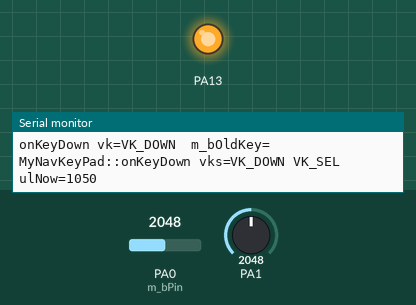
The sketch below on a simulated STM32 Blue Pill. Parts: output pins drawn as LEDs (lit = HIGH), the last lines printed to the serial monitor. Inputs (shaded band) come from the test bench; at power-on: PA0 (m_bPin) = 2048, PA1 = 2048.

Above: at 2.2 s.
2.3 s: PA0 (m_bPin) set to 3342
5.3 s: PA0 (m_bPin) set to 3444
6.8 s: PA1 set to 3014
8.3 s: PA1 set to 3073
At 9.5 s:
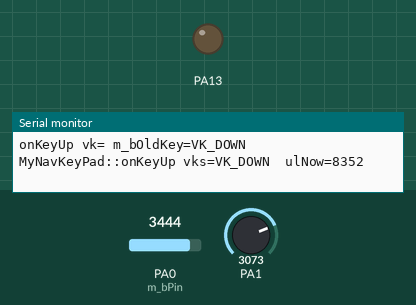
9.8 s: PA0 (m_bPin) set to 2866
At 10.6 s:
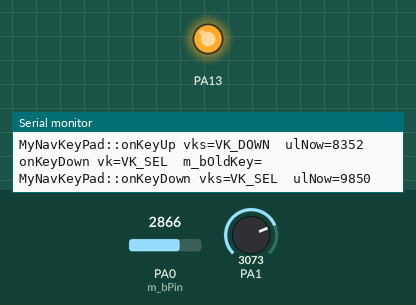
Timing chart, 0 to 12.3 s (numbered marks = the images above; inputs shaded):
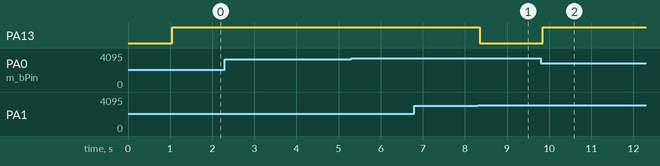

Measured:
- the behaviour switches between 3043 and 3044 on PA1 (found by bisection; images 0 and 1)
- after the input at 8.3 s, PA13: HIGH → LOW after 0.05 s
- after the input at 9.8 s, PA13: LOW → HIGH after 0.05 s

The sketch:

AnalogMicroNavigator.ino
```cpp
#include <Arduino.h>
#include "Trace.h"
//#include "AnalogNavigationKeypad.h"
#include "AnalogMicroNavigator.h"

/** Keypad connected to these analog pins */
const uint8_t bKeypadPin1 =
  A0; // for Arduino/Teensy
  //PA0;   // for MapleMini
const uint8_t bKeypadPin2 =
  A1;  // for Arduino/Teensy
  //PA1;   // for MapleMini


/**
 * A BuiltIn LED
 */

class Led
{
  /** the overheating led pin - use a built-in one */
  uint8_t m_pinLed;
  int8_t m_ons = 0;

public:
  Led(uint8_t pinLed) : m_pinLed(pinLed)
  {
    pinMode(m_pinLed, OUTPUT);
  }

  void turnOn()
  {
    m_ons++;
    if(m_ons > 0) digitalWrite(m_pinLed, HIGH);
  }
  void turnOff()
  {
    m_ons--;
    if(m_ons <= 0) digitalWrite(m_pinLed, LOW);
  }

};

/** built-in Arduino led is on pin 13 */
Led g_leg(13);


class MyNavKeyPad: public /*AnalogNavigationKeypad*/ AnalogMicroNavigator
{
public:
  /** this test if for a keyboard connected to A0 and A1 */
  MyNavKeyPad() : /* AnalogNavigationKeypad(A1, A2) */ AnalogMicroNavigator(bKeypadPin1, bKeypadPin2)
  {

  }
  bool onUserInActivity(unsigned long ulNow);
  bool onKeyAutoRepeat(uint8_t vks);
  bool onKeyDown(uint8_t vks);
  bool onLongKeyDown(uint8_t vks);
  bool onKeyUp(uint8_t vks);
};

static unsigned long g_ulNow;

bool MyNavKeyPad::onUserInActivity(unsigned long ulNow)
{
  DEBUG_PRINT("MyNavKeyPad::onUserInActivity ulNow="); DEBUG_PRINTDEC(g_ulNow); DEBUG_PRINTLN("");
  return false;
}

bool MyNavKeyPad::onKeyAutoRepeat(uint8_t vks)
{
  DEBUG_PRINT("MyNavKeyPad::onKeyAutoRepeat vks="); DEBUG_PRINT(getKeyNames(vks)); DEBUG_PRINT(" ulNow="); DEBUG_PRINTDEC(g_ulNow); DEBUG_PRINTLN("");
  return false;
}

bool MyNavKeyPad::onKeyDown(uint8_t vks)
{
  DEBUG_PRINT("MyNavKeyPad::onKeyDown vks="); DEBUG_PRINT(getKeyNames(vks)); DEBUG_PRINT(" ulNow="); DEBUG_PRINTDEC(g_ulNow); DEBUG_PRINTLN("");
  g_leg.turnOn();
  return false;
}

bool MyNavKeyPad::onLongKeyDown(uint8_t vks)
{
  DEBUG_PRINT("MyNavKeyPad::onLongKeyDown vks="); DEBUG_PRINT(getKeyNames(vks)); DEBUG_PRINT(" ulNow="); DEBUG_PRINTDEC(g_ulNow); DEBUG_PRINTLN("");
  return false;
}

bool MyNavKeyPad::onKeyUp(uint8_t vks)
{
  DEBUG_PRINT("MyNavKeyPad::onKeyUp vks="); DEBUG_PRINT(getKeyNames(vks)); DEBUG_PRINT(" ulNow="); DEBUG_PRINTDEC(g_ulNow); DEBUG_PRINTLN("");
  g_leg.turnOff();
  return false;
}


MyNavKeyPad g_kp;

void setup()
{
  Serial.begin(115200);

  delay(1000);
  //while(!Serial)  ; // wait for serial port to connect. Needed for Leonardo only
  DEBUG_PRINTLN("AnalogNavigationKeypad test!");

  //g_kp.setup();

}

void loop()
{
  //unsigned long ulNow = millis();
  g_kp.getAndDispatchKey(g_ulNow = millis());

}
```

AnalogMicroNavigator.cpp
```cpp
#define NODEBUG 1
#include <Arduino.h>
#include "AnalogMicroNavigator.h"
#include "Trace.h"

static const char *getKeyNames(uint8_t vks)
{
  static char buf[40];
  buf[0] = '\0';
  if(vks & VK_UP)
    strcat(buf, "VK_UP ");
  if(vks & VK_DOWN)
    strcat(buf, "VK_DOWN ");
  if(vks & VK_LEFT)
    strcat(buf, "VK_LEFT ");
  if(vks & VK_RIGHT)
    strcat(buf, "VK_RIGHT ");
  if(vks & VK_SEL)
    strcat(buf, "VK_SEL ");
  if(vks & VK_SOFTA)
    strcat(buf, "VK_SOFTA ");
  if(vks & VK_SOFTB)
    strcat(buf, "VK_SOFTB ");
  return buf;
}


/**
 *  KeypadChannel class implementation
 */

/**
 * get one of VK_xxx
 * Values are 0, 512
 */
uint8_t KeypadChannel::getKey2(int16_t iReading)
{
  // 1st option for speed reasons since it will be the most likely result
  if(iReading > 760) { // 512 + 512/2
    //DEBUG_PRINTLN("Keypad::getKey2() => VK_NONE");
    return VK_NONE;
  }
  if(iReading < 256) { // 512/2
    //DEBUG_PRINTLN("Keypad::getKey2() => m_vk[0]");
    return m_vk[0];
  }
  //DEBUG_PRINTLN("Keypad::getKey2() => m_vk[1]");
  return m_vk[1];
}

/**
 * get one of VK_xxx
 * Values are 0, 341, 682
 * e.g. VK_UP, VK_DOWN, VK_SOFTB
 */
uint8_t KeypadChannel::getKey3(int16_t iReading)
{
  //DEBUG_PRINT("KeypadChannel::getKey3, iReading=0x"); DEBUG_PRINTHEX(iReading);
  // 1st option for speed reasons since it will be the most likely result
  if(iReading > 852) { // 682 + 341/2
    //DEBUG_PRINTLN(" => VK_NONE");
    return VK_NONE;
  }
  if(iReading < 170) { // 341/2
    //DEBUG_PRINTLN(" => m_vk[0]"); // 1
    return m_vk[0];
  }
  if(iReading < 511) { // 341 + 341/2
    //DEBUG_PRINTLN(" => m_vk[1]"); // 355
    return m_vk[1];
  }
  //DEBUG_PRINTLN(" => m_vk[2]"); // 680
  return m_vk[2];
}
/**
 *  get one of VK_xxx
 *  e.g. VK_RIGHT, VK_LEFT, VK_SEL, VK_SOFTA
 */
uint8_t KeypadChannel::getKey4(int16_t iReading)
{
  //DEBUG_PRINT("KeypadChannel::getKey4, iReading=0x"); DEBUG_PRINTHEX(iReading);
  // 1st option for speed reasons since it will be the most likely result
  if(iReading > 950) {
    //DEBUG_PRINTLN(" => VK_NONE");
    return VK_NONE;
  }
  if(iReading < 76) {
    //DEBUG_PRINTLN(" => m_vk[0]"); // 0
    return m_vk[0];
  }
  if(iReading < 352) { // (223+481)/2 = 352
    //DEBUG_PRINTLN(" => m_vk[1]"); // 223
    return m_vk[1];
  }
  if(iReading < 618) { // (481+755)/2 = 618
    //DEBUG_PRINTLN(" => m_vk[2]"); // 481
    return m_vk[2];
  }
  //DEBUG_PRINTLN(" => m_vk[3]"); // 755
  return m_vk[3];
}

/**
 * get one of VK_xxx
 */
uint8_t KeypadChannel::getKey()
{
  //analogRead(m_bPin);                     // switch the channel to m_bPin and hold for 104µs
  int adc_key_in = analogRead(m_bPin);    // read the value from the sensor
#ifdef STM32_MCU_SERIES
  adc_key_in = adc_key_in >> 2;           // STM32 has unconditional 12 bit resolution
#endif
  // 1st option for speed reasons since it will be the most likely result
  if(adc_key_in > 950) {
    //DEBUG_PRINTLN("Keypad::getKey() => VK_NONE");
    return VK_NONE;
  }
  //DEBUG_PRINT("analogRead(m_bPin="); DEBUG_PRINTDEC(m_bPin); DEBUG_PRINT(") =>"); DEBUG_PRINTDEC(adc_key_in); DEBUG_PRINTLN("");
  switch(m_uKeys)
  {
    case 2:
      return getKey2(adc_key_in);
    case 3:
      return getKey3(adc_key_in);
    case 4:
      return getKey4(adc_key_in);
    default:
      DEBUG_PRINTLN("KeypadChannel::getKey() wrong m_uKeys");
  }
  return VK_NONE;
}

bool KeypadChannel::getAndDispatchKey(unsigned long ulNow, AnalogMicroNavigator *p, uint8_t uKeyOtherChannel)
{
  // get out if we are bouncing!
  if(ulNow < m_ulBounceSubsided)
    return false;

  bool bRes = false;
  uint8_t vk = getKey();
  if(vk == m_bOldKey)
  {
    if(vk == VK_NONE)
    {
      if(!p->isUserLongInactive(ulNow))
        return false;
      bRes = p->onUserInActivity(ulNow);
      p->onUserActivity(ulNow);
      return bRes;

    }
    // fire auto repeat logic here
    if((m_ulToFireAutoRepeat != 0) && (ulNow >= m_ulToFireAutoRepeat))
    {
      bRes = p->envokeOnKeyAutoRepeat(ulNow, vk|uKeyOtherChannel);
      m_ulToFireAutoRepeat = ulNow + s_iKeypadAutoRepeatDelay;
      return bRes;
    }
    // fire long key logic here
    if((m_ulToFireLongKey != 0) && (ulNow >= m_ulToFireLongKey))
    {
      m_ulToFireLongKey = 0;
      m_ulToFireAutoRepeat = ulNow + s_iKeypadAutoRepeatDelay;  // arm autorepeat
      DEBUG_PRINT("onLongKeyDown vk="); DEBUG_PRNT(getKeyNames(vk)); DEBUG_PRINTLN("");
      return p->onLongKeyDown(vk|uKeyOtherChannel) || bRes;
    }
    return bRes;
  }
  // vk != m_cOldKey
  if(m_ulBounceSubsided == 0)
  {
    m_ulBounceSubsided = ulNow + s_iKeypadDebounceDelay;
    return false;
  }
  if(m_bOldKey == VK_NONE)
  {
    m_ulToFireLongKey = ulNow + s_iKeypadLongKeyDelay;
    m_ulToFireAutoRepeat = m_ulBounceSubsided = 0;
    DEBUG_PRINT("onKeyDown vk="); DEBUG_PRINT(getKeyNames(vk)); DEBUG_PRINT(" m_bOldKey="); DEBUG_PRINT(getKeyNames(m_bOldKey)); DEBUG_PRINTLN("");
    bRes = p->onKeyDown(vk|uKeyOtherChannel);
    p->onUserActivity(ulNow);
  }
  else if(vk != VK_NONE)
  {
    // ignore transients!
    return false;
  }
  else
  {
    m_ulToFireAutoRepeat = m_ulToFireLongKey = m_ulBounceSubsided = 0;
    DEBUG_PRINT("onKeyUp vk="); DEBUG_PRINT(getKeyNames(vk)); DEBUG_PRINT(" m_bOldKey="); DEBUG_PRINT(getKeyNames(m_bOldKey)); DEBUG_PRINTLN("");
    bRes = p->onKeyUp(m_bOldKey|uKeyOtherChannel);
    p->onUserActivity(ulNow);
  }
  m_bOldKey = vk;
  return bRes;
}

#ifndef INPUT_ANALOG
#define INPUT_ANALOG INPUT
#endif


/**
 *  AnalogMicroNavigator class implementation
 */
AnalogMicroNavigator::AnalogMicroNavigator(uint8_t bPin1, uint8_t bPin2) :
  m_ulToFireInactivity(s_ulInactivityDelay)
{
  pinMode(bPin1, INPUT_ANALOG);
  pinMode(bPin2, INPUT_ANALOG);

  static uint8_t Keys1[] = {VK_RIGHT, VK_LEFT, VK_SEL}; // this reflects PCB connections
  static uint8_t Keys2[] = {VK_UP, VK_DOWN};            // this reflects PCB connections

  m_ch[0].m_bPin = bPin1;
  m_ch[0].m_vk = Keys1;
  m_ch[0].m_uKeys = sizeof(Keys1)/sizeof(Keys1[0]);
  m_ch[1].m_bPin = bPin2;
  m_ch[1].m_vk = Keys2;
  m_ch[1].m_uKeys = sizeof(Keys2)/sizeof(Keys2[0]);
}

bool AnalogMicroNavigator::getAndDispatchKey(unsigned long now)
{
  static uint16_t i = 0;
  if(i >= sizeof(m_ch)/sizeof(m_ch[0]))
    i = 0;
  uint8_t uKeyOtherChannel = (i == 0) ? m_ch[1].m_bOldKey : m_ch[0].m_bOldKey;
  return m_ch[i++].getAndDispatchKey(now, this, uKeyOtherChannel);
}

/**
 *  For visualization only
 */
const char *AnalogMicroNavigator::getKeyNames(uint8_t vks)
{
  return ::getKeyNames(vks);
}

/** not for end-user! User by a channel */
bool AnalogMicroNavigator::envokeOnKeyAutoRepeat(unsigned long ulNow, uint8_t vks)
{
  if(ulNow >= m_ulToFireAutoRepeat)
  {
    DEBUG_PRINT("onKeyAutoRepeat vks="); DEBUG_PRNT(getKeyNames(vks)); DEBUG_PRINT("  ulNow="); DEBUG_PRINTDEC(ulNow); DEBUG_PRINTLN("");
    m_ulToFireAutoRepeat = ulNow + s_iKeypadAutoRepeatDelay;
    return onKeyAutoRepeat(vks);
  }
  return false;
}
```

AnalogMicroNavigator.h
```cpp
#ifndef AnalogMicroNavigator_h
#define AnalogMicroNavigator_h

/********************************************************************************************/
/*                                                                                          */
/* To ensure that two keys can be used simultaneously, two analog inputs are used.          */
/*                                                                                          */
/* Alex Sokolsky, 5/2015-1/2017                                                             */
/*                                                                                          */
/********************************************************************************************/

//#include <Arduino.h>

/** define some values for button (key) scan codes */
const uint8_t VK_NONE  = 0;
const uint8_t VK_RIGHT = 1;
const uint8_t VK_LEFT  = 2;
const uint8_t VK_UP    = 4;
const uint8_t VK_DOWN  = 8;
const uint8_t VK_SEL   = 16;
/** Custom context specific soft buttons */
const uint8_t VK_SOFTA = 32;
const uint8_t VK_SOFTB = 64;

/** delay in ms to debounce */
const int s_iKeypadDebounceDelay = 50;
/** delay in ms before the long key is fired */
const int s_iKeypadLongKeyDelay = 3000;
/** delay in ms to autorepeat */
const int s_iKeypadAutoRepeatDelay = 500;
/** inactivity timeout in milliseconds */
const unsigned long s_ulKeypadInactivityDelay = 10000;


class AnalogMicroNavigator;

/** Low level class important for implementation only - ignore it but do not modify it. */
class KeypadChannel
{
public:
  KeypadChannel(){}

  /** Analog pin from which we are reading */
  uint8_t m_bPin = 0;
  /** when to fire long key */
  unsigned long m_ulToFireLongKey = 0;
  /** when to fire key auto repeat */
  unsigned long m_ulToFireAutoRepeat = 0;
  /** when bouncing subsides */
  unsigned long m_ulBounceSubsided = 0;
  /**
   *  an array of scan codes to generate when one of keys is pressed
   *  e.g. [Up, Down]
   *  e.g. [Right, Left, Sel]
   *  or [Right, Left, Sel, A] [Up, Down, None, B]
   */
  uint8_t *m_vk;
  /** size of the array pointed to by m_vk */
  uint8_t m_uKeys = 0;

  /** get one of VK_xxx */
  uint8_t getKey();

  uint8_t m_bOldKey = VK_NONE;

  bool getAndDispatchKey(unsigned long ulNow, AnalogMicroNavigator *p, uint8_t uKeyOtherChannel);

protected:
  /** get one of VK_xxx */
  uint8_t getKey2(int16_t iReading);
  /** get one of VK_xxx */
  uint8_t getKey3(int16_t iReading);
  /** get one of VK_xxx */
  uint8_t getKey4(int16_t iReading);

};

/**
 * Main interface class for an analog keyboard as used in a common LCD & keypad Arduino shield.
 * Such a keyboard is just a voltage divider connected to a single analog inpup pin.
 * Provides for debounce which is important on fast muCPUs, e.g. Teensy.
 * Now also with provision to handle simultaneous button presses
 * as long as those buttons sit on separate channels conencted to different analog pins.
 *
 */
class AnalogMicroNavigator
{
  /** when to fire key auto repeat */
  unsigned long m_ulToFireAutoRepeat = 0;

public:
  /** keypad is connected to thees analog input pins */
  AnalogMicroNavigator(uint8_t bPin1, uint8_t bPin2);

  /** call backs.  derive a class and overwrite those */
  virtual bool onUserInActivity(unsigned long ulNow) = 0;
  virtual bool onKeyAutoRepeat(uint8_t vks) = 0;
  virtual bool onKeyDown(uint8_t vks) = 0;
  virtual bool onLongKeyDown(uint8_t vks) = 0;
  virtual bool onKeyUp(uint8_t vks) = 0;


  /**
   *  Call this from the main loop passing to it the result of millis();
   *  It will call
   *         onKeyDown(uint8_t vk);
   *         onKeyAutoRepeat(uint8_t vk);
   *         onLongKeyDown(uint8_t vk);
   *         onKeyUp(uint8_t vk);
   *  Returns: true if key was dispatched and processed (then screen redraw is needed!), false otherwise.
   */
  bool getAndDispatchKey(unsigned long ulNow);

  bool isUserLongInactive(unsigned long ulNow)
  {
    return (ulNow > m_ulToFireInactivity);
  }

  /**
   * Delay inactivity notification.  This one is called by KeypadChannel.
   * User does NOT have to call it.
   */
  void onUserActivity(unsigned long ulNow)
  {
    m_ulToFireInactivity = ulNow + s_ulInactivityDelay;
  }
  /** not for end-user! User by a channel */
  bool envokeOnKeyAutoRepeat(unsigned long ulNow, uint8_t vks);

protected:
  /** get readable names of the keyes pressed */
  const char *getKeyNames(uint8_t vks);

  /** when inactivity timeout will happen */
  unsigned long m_ulToFireInactivity = 0;
  /** inactivity timeout in milliseconds */
  const unsigned long s_ulInactivityDelay = 10000;

  /** to ensure that multiple keys can be read at the same time... */
  KeypadChannel m_ch[2];
};

#endif
```

Trace.h
```cpp
/**
 * DEBUG utils
 */
#ifndef TRACE_h
#define TRACE_h

#ifndef NODEBUG
#define DEBUG 1
#endif

#ifdef DEBUG
  #define DEBUG_PRINT(x)    Serial.print(F(x))
  #define DEBUG_PRNT(x)     Serial.print(x)
  #define DEBUG_PRINTDEC(x) Serial.print(x, DEC)
  #define DEBUG_PRINTHEX(x) Serial.print(x, HEX)
  #define DEBUG_PRNTLN(x)   Serial.println(x)
  #define DEBUG_PRINTLN(x)  Serial.println(F(x))
#else
  #define DEBUG_PRINT(x)
  #define DEBUG_PRNT(x)
  #define DEBUG_PRINTDEC(x)
  #define DEBUG_PRINTHEX(x)
  #define DEBUG_PRNTLN(x)
  #define DEBUG_PRINTLN(x)
#endif

#endif //TRACE_h
```
